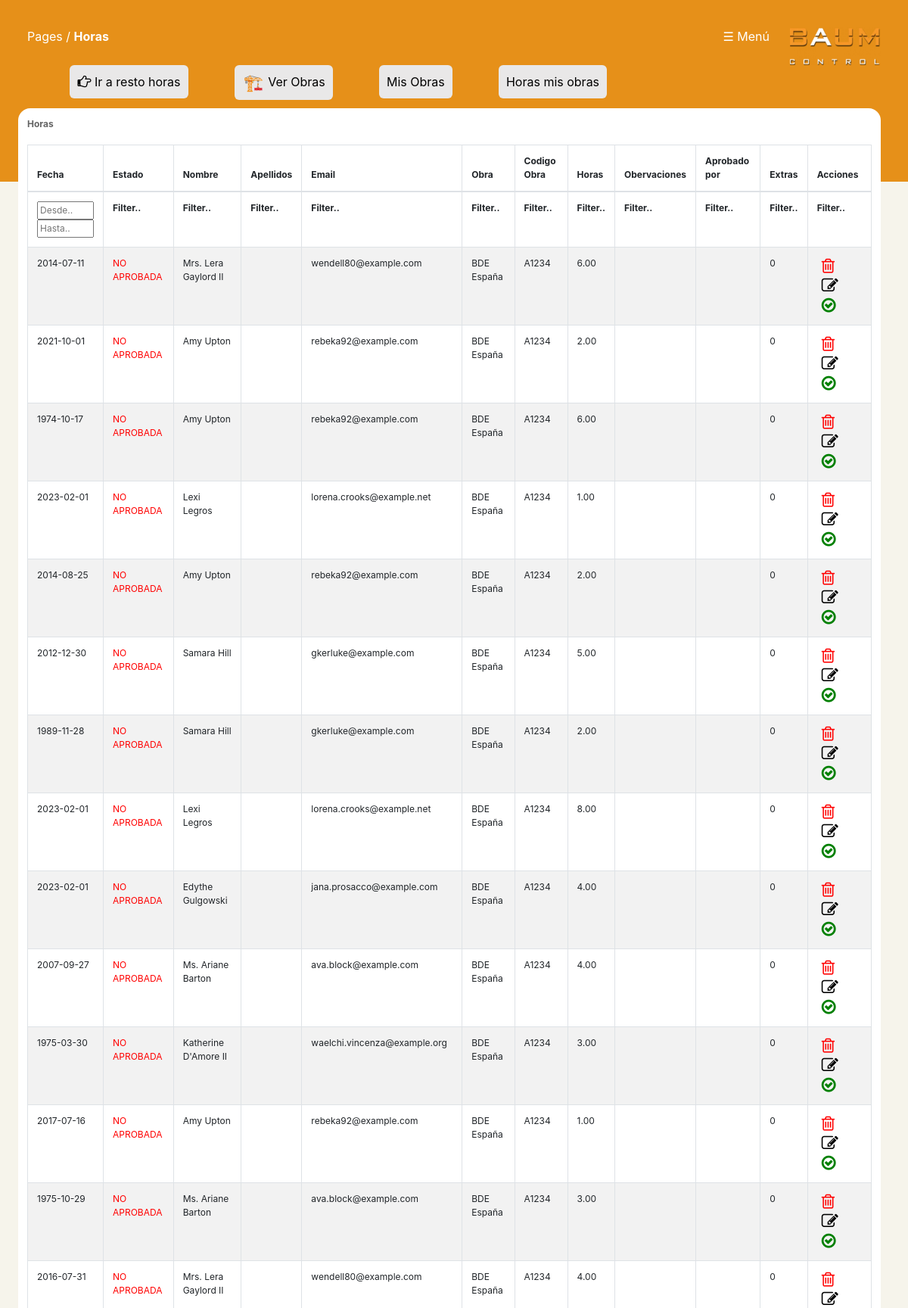
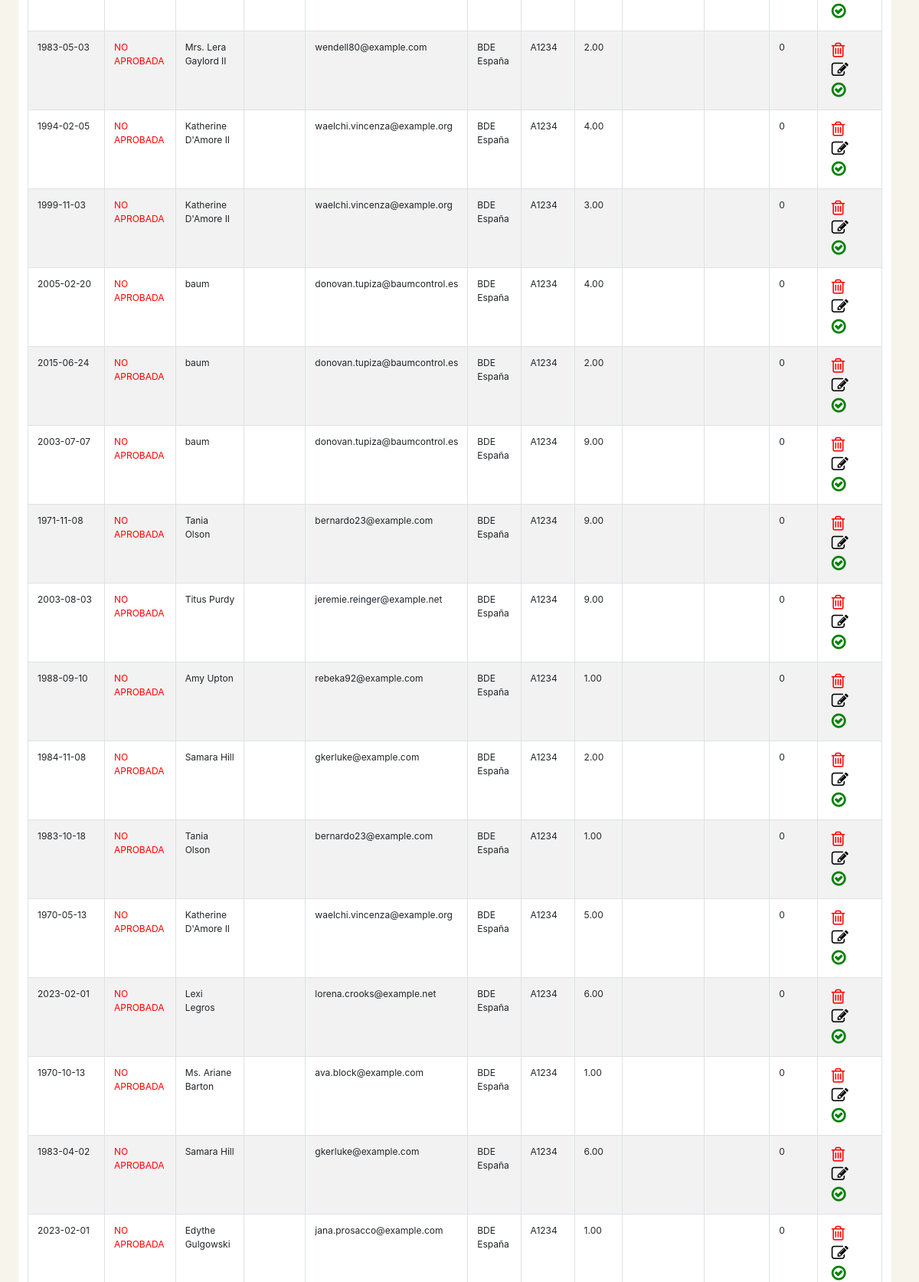
Page /horas_general/horas_todos.php (upper part) on the committed database (2 pictures, top to bottom).
### tables this page shows
CREATE TABLE `hours` (
  `id` bigint unsigned NOT NULL AUTO_INCREMENT,
  `hour` double(8,2) NOT NULL,
  `user_id` bigint unsigned NOT NULL,
  `work_id` bigint unsigned NOT NULL,
  `distancia` double(8,2) DEFAULT NULL,
  `status` enum('APROBADA','NO APROBADA') NOT NULL DEFAULT 'NO APROBADA',
  `date` date NOT NULL,
  `created_at` timestamp NULL DEFAULT NULL,
  `updated_at` timestamp NULL DEFAULT NULL,
  `when_approve` date DEFAULT NULL,
  `who_approve` varchar(255) DEFAULT NULL,
  `id_who_approve` int DEFAULT NULL,
  `comment` longtext,
  `register` tinyint(1) DEFAULT '0',
  `hour_real` double DEFAULT NULL,
  PRIMARY KEY (`id`),
  KEY `hours_user_id_foreign` (`user_id`),
  KEY `hours_work_id_foreign` (`work_id`),
  CONSTRAINT `hours_user_id_foreign` FOREIGN KEY (`user_id`) REFERENCES `users` (`id`),
  CONSTRAINT `hours_work_id_foreign` FOREIGN KEY (`work_id`) REFERENCES `works` (`id`)
);

CREATE TABLE `users` (
  `id` bigint unsigned NOT NULL AUTO_INCREMENT,
  `name` varchar(255) NOT NULL,
  `last_name` varchar(255) DEFAULT NULL,
  `email` varchar(255) NOT NULL,
  `type` enum('ACTIVADA','NO ACTIVADA') NOT NULL DEFAULT 'ACTIVADA',
  `email_verified_at` timestamp NULL DEFAULT NULL,
  `password` varchar(255) NOT NULL,
  `two_factor_secret` text,
  `two_factor_recovery_codes` text,
  `two_factor_confirmed_at` timestamp NULL DEFAULT NULL,
  `remember_token` varchar(100) DEFAULT NULL,
  `current_team_id` bigint unsigned DEFAULT NULL,
  `profile_photo_path` varchar(2048) DEFAULT NULL,
  `created_at` timestamp NULL DEFAULT NULL,
  `updated_at` timestamp NULL DEFAULT NULL,
  `deleted_at` timestamp NULL DEFAULT NULL,
  `hour_extra` int DEFAULT NULL,
  `schedule_id` bigint unsigned DEFAULT NULL,
  PRIMARY KEY (`id`),
  UNIQUE KEY `users_email_unique` (`email`)
);

CREATE TABLE `works` (
  `id` bigint unsigned NOT NULL AUTO_INCREMENT,
  `code` varchar(255) NOT NULL,
  `name` varchar(255) NOT NULL,
  `km_total` double(8,2) DEFAULT NULL,
  `hour_total` double(8,2) DEFAULT NULL,
  `created_at` timestamp NULL DEFAULT NULL,
  `updated_at` timestamp NULL DEFAULT NULL,
  `user_id` bigint unsigned DEFAULT NULL,
  PRIMARY KEY (`id`)
);

### horas_general/horas_todos.php (the view, shortened to what this page needs)
<?php
include("../include/bbddconexion.php");
$user_id = $_SESSION['id'];
if (!$conn) {
    die("Conexion fallida:" . mysqli_connect_error());
}
else {
    $query = "select hours.status, hours.created_at, users.name as 'name_user', users.last_name, users.email, works.code, works.name, works.user_id as 'responsable', hours.date, hours.hour, hours.comment, hours.id, who_approve, hours.register from hours, users, works where users.id=hours.user_id and hours.work_id=works.id ;";
    $consulta = mysqli_query($conn, $query) or die("Fallo en la consulta");
    $num_filas = mysqli_num_rows($consulta);
    if ($consulta) {
        echo '
            <!DOCTYPE html>
<html lang="es">
<head>
<meta content="initial-scale=1,
maximum-scale=1, user-scalable=0"
name="viewport" />
<meta name="viewport"
content="width=device-width" />
    <title>BaumControl</title>
        <link rel="shortcut icon" href="../img/favicon.png">
    <link rel="stylesheet" href="../css/nav-bar.css">';
    include("../include/tabla.php");
    include("../include/tabla2.php");
    include("../include/menu.php");
echo '</head>
<body>
<div class="fondo_naranja">
<div class="nav-bar">
    <span>Pages / <b>Horas</b></span>
    ';
    include("../template/menu.php");
    echo ' <br><br>
    <div class="medio">
            <nav class="medio_ajuste">
                <a class="item_a" href="./resto_horas.php">
                    <div class="items">
                        <span class="item_span"><i class="fa fa-hand-o-right" style="font-size:18px"></i> Ir a resto horas </span>
                    </div>
                </a>
                <a class="item_a" href="../works/obras.php">
                    <div class="items ">
                        <span class="item_span"><img src="../img/const1.svg" height="25px" width="30px"> Ver Obras </span>
                    </div>
                </a>
                <a class="item_a" href="../works/mis_obras.php">
                    <div class="items ">
                        <span class="item_span"> Mis Obras </span>
                    </div>
                </a>
                <a class="item_a" href="./horas_mis_obras.php">
                    <div class="items ">
                        <span class="item_span"> Horas mis obras </span>
                    </div>
                </a>
            </nav>
    </div><br>
</div>
<div class="tabla_estilo">
    <span>Horas</span><br><br>
        <table class="records_list table table-striped table-bordered table-hover" id="mydatatable">
                    <thead>
                        <tr>
                            <th id="fecha_input">Fecha</th>
                            <th>Estado</th>
                            <th>Nombre</th>
                            <th>Apellidos</th>
                            <th>Email</th>
                            <th>Obra</th>
                            <th>Codigo Obra</th>
                            <th>Horas</th>
                            <th>Obervaciones</th>
                            <th>Aprobado por</th>
                            <th>Extras</th>
                            <th>Acciones</th>
                        </tr>
                    </thead>
                    <tfoot>
                <tr>
                    <th id="fecha_input" class="date_horas">Filter..</th>
                    <th class="estado">Filter..</th>
                    <th>Filter..</th>
                    <th>Filter..</th>
                    <th>Filter..</th>
                    <th>Filter..</th>
                    <th>Filter..</th>
                    <th>Filter..</th>
                    <th>Filter..</th>
                    <th>Filter..</th>
                    <th>Filter..</th>
                    <th>Filter..</th>
                </tr>
            </tfoot>
                    <tbody>';
                        for ($i = 0; $i < $num_filas; $i++) {
                            $resultado = mysqli_fetch_array($consulta);
                            if ($resultado['comment'] == "" && $resultado['responsable']== $user_id && $resultado['status']=="NO APROBADA"){
                            print "<tr><td id='fecha_input'>" . $resultado['date'] . "</td><td class='" . $resultado['status'] . "'>" . $resultado['status'] . " </td><td> " . $resultado['name_user'] . " </td><td>" . $resultado['last_name'] ."</td><td>".$resultado['email']."</td><td> " . $resultado['name'] . "</td><td>" . $resultado['code'] . "</td><td>" . $resultado['hour'] . "</td><td></td>
                            <td>" . $resultado['who_approve'] . "</td><td>" . $resultado['register'] . "</td>
                            <td><form action='horas_conf.php' method='GET'>
                            <button class='no_boton2' name='delete' onclick='return confirmDelete()' title='Borrar' >
                            <i class='fa fa-trash-o' style='font-size:22px;color:red'></i>
                            </button>
                            <button name='edit' class='no_boton2' title='Editar'>
                            <i class='fa fa-edit' style='font-size:22px;color:black'></i>
                            </button>
                            <button name='confirm' class='no_boton2'>
                            <i class='fa fa-check-circle-o' style='font-size:22px;color:green' title='Aprobar'></i>
                            </button>
                            <input type='hidden' name='id' value='" . $resultado['id'] . "'> </form>
                            </td></tr>";
                            }
                        }
                        echo '
                    </tbody>
                </table><br>
            </div>
        </div>
        <script>
        /* Initialization of datatables */
        $(document).ready(function () {
            $("table.display").DataTable();
        });
    </script>
    </body>
</html>
        ';
    } else {
        echo "<script language='javascript'>
            alert('¡¡ Error al añadir las horas!!');
            window.location.replace('./horas.php');
            </script>";
    }
}
?>

### css/nav-bar.css (style rules this page uses)
* { margin: 0; }
.nav-bar { color: white; padding: 3%; }
.medio { width: 100%; }
.medio_ajuste { width: 90%; margin-left: 5%; margin-right: 5%; }
.items { width:auto; float: left; background-color: rgb(233, 232, 232); margin-right: 6%; border-radius: 6px; padding: 1%; margin-bottom: 1%; cursor: pointer; }
.item_a { text-decoration: none; color: black; }
.APROBADA { color: green; }
.NO { color: red; }

### css/tabla.css (style rules this page uses)
.tabla_estilo { width: 95%; margin-left: 2%; margin-top: -1%; border-radius: 5px; padding: 1%; border-radius: 1rem; overflow-x:scroll; max-height: 80vh; background-color: white; font-size: 9pt; display: table; }
.fondo_naranja { background-color: #e69019; max-height:30vh; }
* { margin: 0; }
body { background-color: #dfdada; }
.tabla_estilo span { font-weight: 700; color: #636363; }
a { text-decoration: none; }
#fecha_input { width: 100px; }

### css/menu.css (style rules this page uses)
.items { width: auto; float: left; background-color: rgb(233, 232, 232); margin-right: 6%; border-radius: 6px; padding: 1%; }
.item_a { text-decoration: none; color: black; }
.no_boton2 { background-color: unset; border: none; cursor: pointer; }

### include/tabla2.php (style rules this page uses)
#mydatatable tfoot { display: table-header-group !important; }

### rows in the picture
hours: date "2014-07-11", status "NO APROBADA", user.name "Mrs. Lera Gaylord II", user.email "wendell80@example.com", work.name "BDE España", work.code "A1234", hour "6.00", register "0"
hours: date "2021-10-01", status "NO APROBADA", user.name "Amy Upton", user.email "rebeka92@example.com", work.name "BDE España", work.code "A1234", hour "2.00", register "0"
hours: date "1974-10-17", status "NO APROBADA", user.name "Amy Upton", user.email "rebeka92@example.com", work.name "BDE España", work.code "A1234", hour "6.00", register "0"
hours: date "2023-02-01", status "NO APROBADA", user.name "Lexi Legros", user.email "lorena.crooks@example.net", work.name "BDE España", work.code "A1234", hour "1.00", register "0"
hours: date "2014-08-25", status "NO APROBADA", user.name "Amy Upton", user.email "rebeka92@example.com", work.name "BDE España", work.code "A1234", hour "2.00", register "0"
hours: date "2012-12-30", status "NO APROBADA", user.name "Samara Hill", user.email "gkerluke@example.com", work.name "BDE España", work.code "A1234", hour "5.00", register "0"
hours: date "1989-11-28", status "NO APROBADA", user.name "Samara Hill", user.email "gkerluke@example.com", work.name "BDE España", work.code "A1234", hour "2.00", register "0"
hours: date "2023-02-01", status "NO APROBADA", user.name "Lexi Legros", user.email "lorena.crooks@example.net", work.name "BDE España", work.code "A1234", hour "8.00", register "0"
hours: date "2023-02-01", status "NO APROBADA", user.name "Edythe Gulgowski", user.email "jana.prosacco@example.com", work.name "BDE España", work.code "A1234", hour "4.00", register "0"
hours: date "2007-09-27", status "NO APROBADA", user.name "Ms. Ariane Barton", user.email "ava.block@example.com", work.name "BDE España", work.code "A1234", hour "4.00", register "0"
hours: date "1975-03-30", status "NO APROBADA", user.name "Katherine D'Amore II", user.email "waelchi.vincenza@example.org", work.name "BDE España", work.code "A1234", hour "3.00", register "0"
hours: date "2017-07-16", status "NO APROBADA", user.name "Amy Upton", user.email "rebeka92@example.com", work.name "BDE España", work.code "A1234", hour "1.00", register "0"
hours: date "1975-10-29", status "NO APROBADA", user.name "Ms. Ariane Barton", user.email "ava.block@example.com", work.name "BDE España", work.code "A1234", hour "3.00", register "0"
hours: date "2016-07-31", status "NO APROBADA", user.name "Mrs. Lera Gaylord II", user.email "wendell80@example.com", work.name "BDE España", work.code "A1234", hour "4.00", register "0"
hours: date "1983-05-03", status "NO APROBADA", user.name "Mrs. Lera Gaylord II", user.email "wendell80@example.com", work.name "BDE España", work.code "A1234", hour "2.00", register "0"
hours: date "1994-02-05", status "NO APROBADA", user.name "Katherine D'Amore II", user.email "waelchi.vincenza@example.org", work.name "BDE España", work.code "A1234", hour "4.00", register "0"
hours: date "1999-11-03", status "NO APROBADA", user.name "Katherine D'Amore II", user.email "waelchi.vincenza@example.org", work.name "BDE España", work.code "A1234", hour "3.00", register "0"
hours: date "2005-02-20", status "NO APROBADA", user.name "baum", user.email "donovan.tupiza@baumcontrol.es", work.name "BDE España", work.code "A1234", hour "4.00", register "0"
hours: date "2015-06-24", status "NO APROBADA", user.name "baum", user.email "donovan.tupiza@baumcontrol.es", work.name "BDE España", work.code "A1234", hour "2.00", register "0"
hours: date "2003-07-07", status "NO APROBADA", user.name "baum", user.email "donovan.tupiza@baumcontrol.es", work.name "BDE España", work.code "A1234", hour "9.00", register "0"
hours: date "1971-11-08", status "NO APROBADA", user.name "Tania Olson", user.email "bernardo23@example.com", work.name "BDE España", work.code "A1234", hour "9.00", register "0"
hours: date "2003-08-03", status "NO APROBADA", user.name "Titus Purdy", user.email "jeremie.reinger@example.net", work.name "BDE España", work.code "A1234", hour "9.00", register "0"
hours: date "1988-09-10", status "NO APROBADA", user.name "Amy Upton", user.email "rebeka92@example.com", work.name "BDE España", work.code "A1234", hour "1.00", register "0"
hours: date "1984-11-08", status "NO APROBADA", user.name "Samara Hill", user.email "gkerluke@example.com", work.name "BDE España", work.code "A1234", hour "2.00", register "0"
hours: date "1983-10-18", status "NO APROBADA", user.name "Tania Olson", user.email "bernardo23@example.com", work.name "BDE España", work.code "A1234", hour "1.00", register "0"
hours: date "1970-05-13", status "NO APROBADA", user.name "Katherine D'Amore II", user.email "waelchi.vincenza@example.org", work.name "BDE España", work.code "A1234", hour "5.00", register "0"
hours: date "2023-02-01", status "NO APROBADA", user.name "Lexi Legros", user.email "lorena.crooks@example.net", work.name "BDE España", work.code "A1234", hour "6.00", register "0"
hours: date "1970-10-13", status "NO APROBADA", user.name "Ms. Ariane Barton", user.email "ava.block@example.com", work.name "BDE España", work.code "A1234", hour "1.00", register "0"
hours: date "1983-04-02", status "NO APROBADA", user.name "Samara Hill", user.email "gkerluke@example.com", work.name "BDE España", work.code "A1234", hour "6.00", register "0"
hours: date "2023-02-01", status "NO APROBADA", user.name "Edythe Gulgowski", user.email "jana.prosacco@example.com", work.name "BDE España", work.code "A1234", hour "1.00", register "0"
